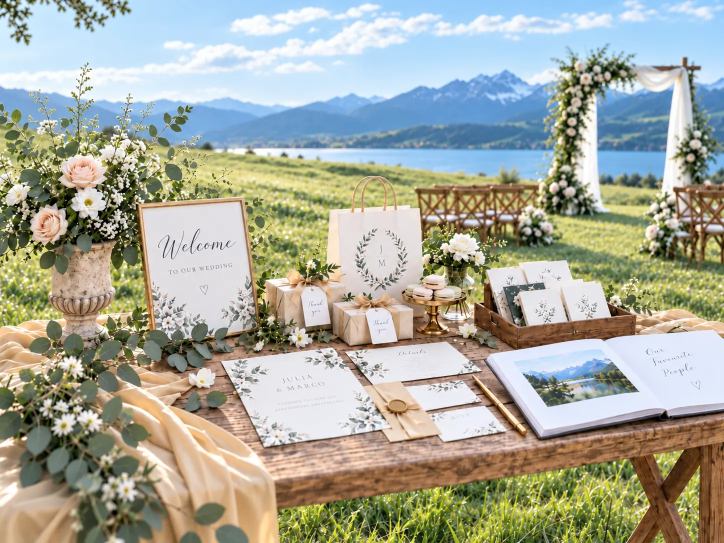
#> input picture assets/scenes/cream.webp, 1448 x 1086 px (shown at 1/2 size)
$ python build_thumbs.py
#> lines starting #> are read from the running program, lines starting #| are printed output that depends on the picture
#!/usr/bin/env python3
"""Generate lightweight WebP derivatives for the storefront homepage.

- assets/mockups/thumb/<id>.webp   ~160px product thumbnails (320px @2x as <id>@2x.webp)
- assets/scenes/<name>-800.webp / -1200.webp   responsive hero scene variants
- assets/showcase/thumb/<name>.webp   480px product-wall / showcase images
- assets/showcase/thumb/<name>-160/-320.webp   catalog thumbnails for products with real sample photos
Run: python3 scripts/build_thumbs.py
"""
import re
from pathlib import Path
from PIL import Image

ROOT = Path(__file__).resolve().parent.parent

def save(im, out, w, q=78):
    out.parent.mkdir(parents=True, exist_ok=True)
    im = im.convert("RGB")
    if im.width > w:
        im = im.resize((w, round(im.height * w / im.width)), Image.LANCZOS)
    im.save(out, "WEBP", quality=q, method=6)

def main():
    m = ROOT / "assets/mockups"
    for f in sorted(m.glob("*.jpg")):
        if f.stem.endswith(("-shade", "-mask")) or re.search(r"_[0-9a-f]{6}$", f.stem):  # skip masks and colour variants
            continue
        im = Image.open(f)
        save(im, m / "thumb" / f"{f.stem}.webp", 160)
        save(im, m / "thumb" / f"{f.stem}@2x.webp", 320, 72)
    for f in sorted((ROOT / "assets/scenes").glob("*.jpg")) + [ROOT / "assets/scenes/cream.webp"]:
        im = Image.open(f)
#> im is the input picture: PIL image 1448x1086 RGB; mean R, G, B 166.3, 168.7, 155.4
        for w in (800, 1200):
            save(im, f.with_name(f"{f.stem}-{w}.webp"), w, 74)
#> this loop made 2 passes
#> pass 1, in save, `im = im.resize((w, round(im.height * w / im.width)), Image.LANCZOS)`:
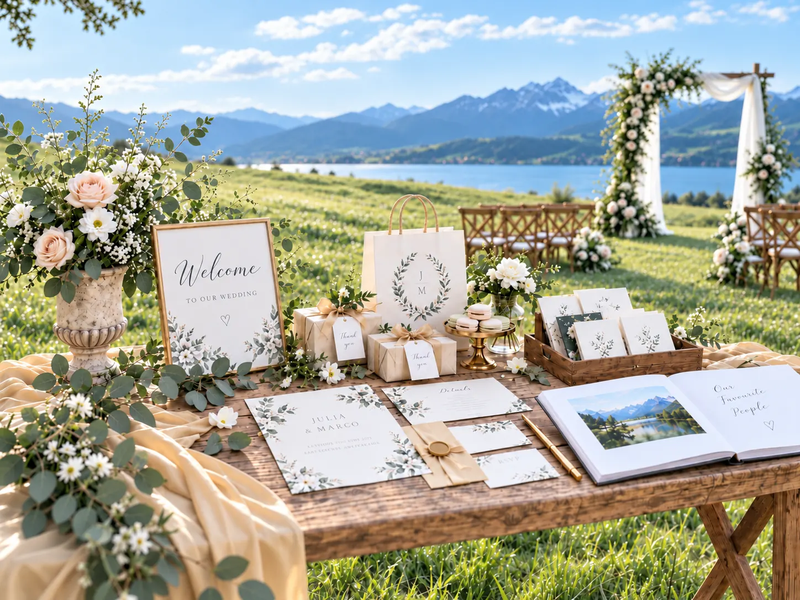
#> im: PIL image 800x600 RGB; mean R, G, B 166.3, 168.7, 155.4
#> pass 2, in save (call 2), `im = im.resize((w, round(im.height * w / im.width)), Image.LANCZOS)`:
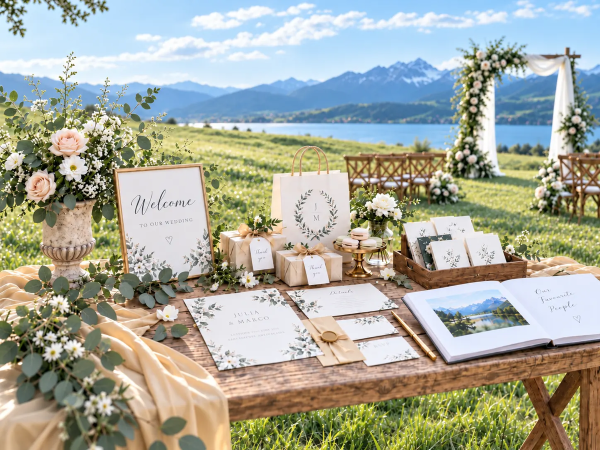
#> im: PIL image 1200x900 RGB (shown at 1/2 size); mean R, G, B 166.3, 168.7, 155.4
    for f in sorted((ROOT / "assets/showcase").glob("*.jpg")):
        im = Image.open(f)
        save(im, ROOT / "assets/showcase/thumb" / f"{f.stem}.webp", 480, 76)
        # small catalog thumbnails: real sample photos replacing blank mockups
        save(im, ROOT / "assets/showcase/thumb" / f"{f.stem}-160.webp", 160)
        save(im, ROOT / "assets/showcase/thumb" / f"{f.stem}-320.webp", 320, 72)
    # homepage catalog thumbs keyed by the Studio's own image path (studio-data.js products[].mockup_photo.src)
#> (the run stopped early here; a loop or call above may not have finished)
